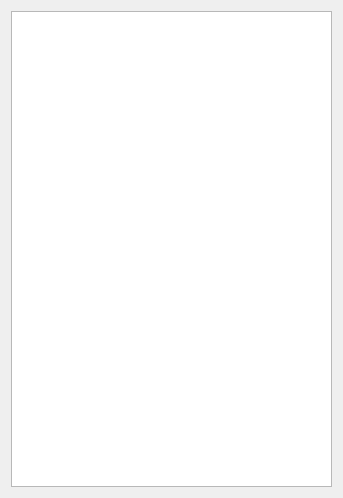
<?xml version="1.0" encoding="UTF-8"?>
<ui version="4.0">
 <class>WLDataWidget</class>
 <widget class="QWidget" name="WLDataWidget">
  <property name="geometry">
   <rect>
    <x>0</x>
    <y>0</y>
    <width>343</width>
    <height>498</height>
   </rect>
  </property>
  <property name="windowTitle">
   <string>Form</string>
  </property>
  <layout class="QGridLayout" name="gridLayout">
   <item row="0" column="0">
    <layout class="QVBoxLayout" name="vLayout">
     <item>
      <widget class="QTableView" name="tableViewData"/>
     </item>
    </layout>
   </item>
  </layout>
 </widget>
 <resources/>
 <connections/>
</ui>
